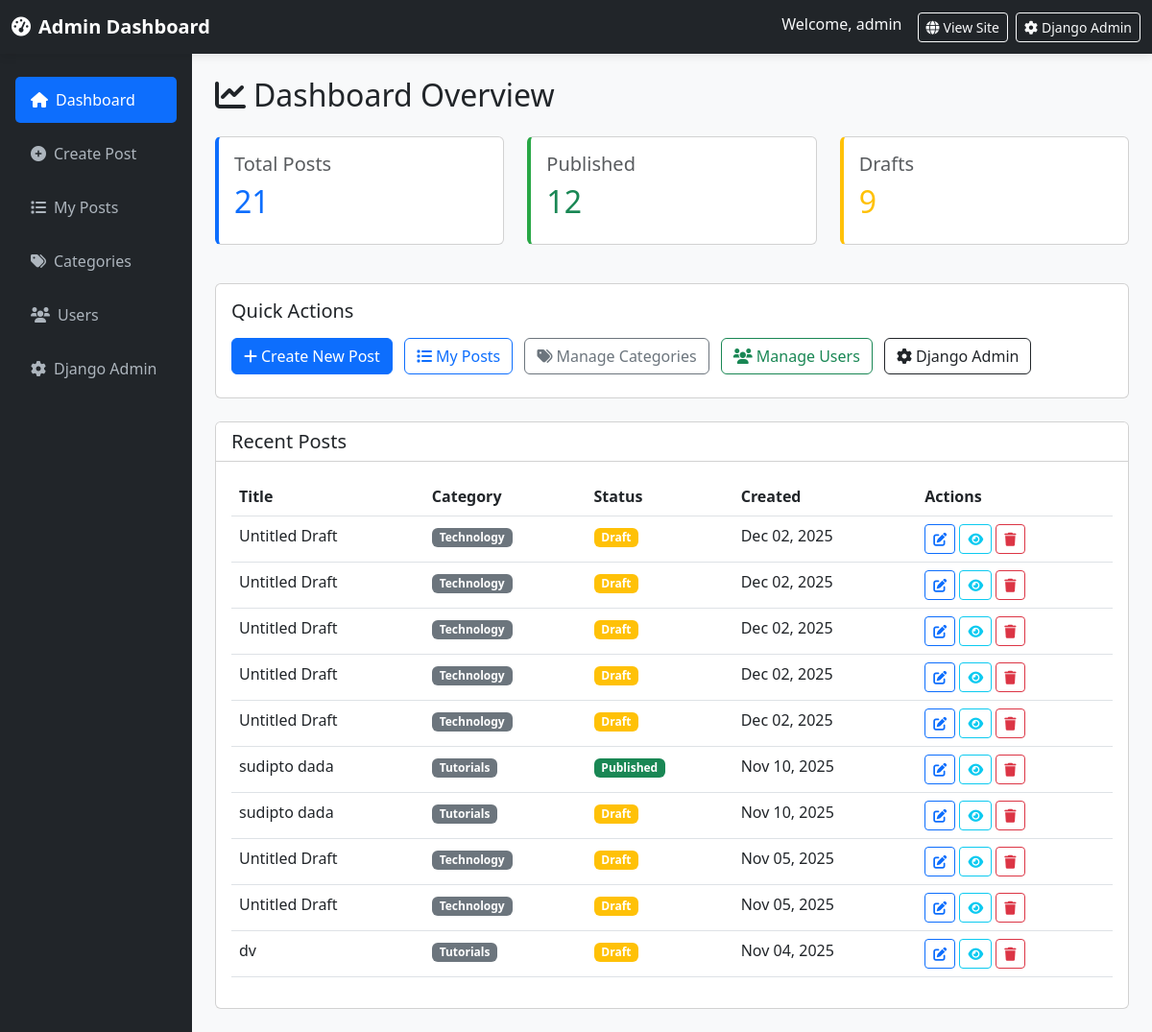
Page /manage/ (signed in) on the earlier database version.
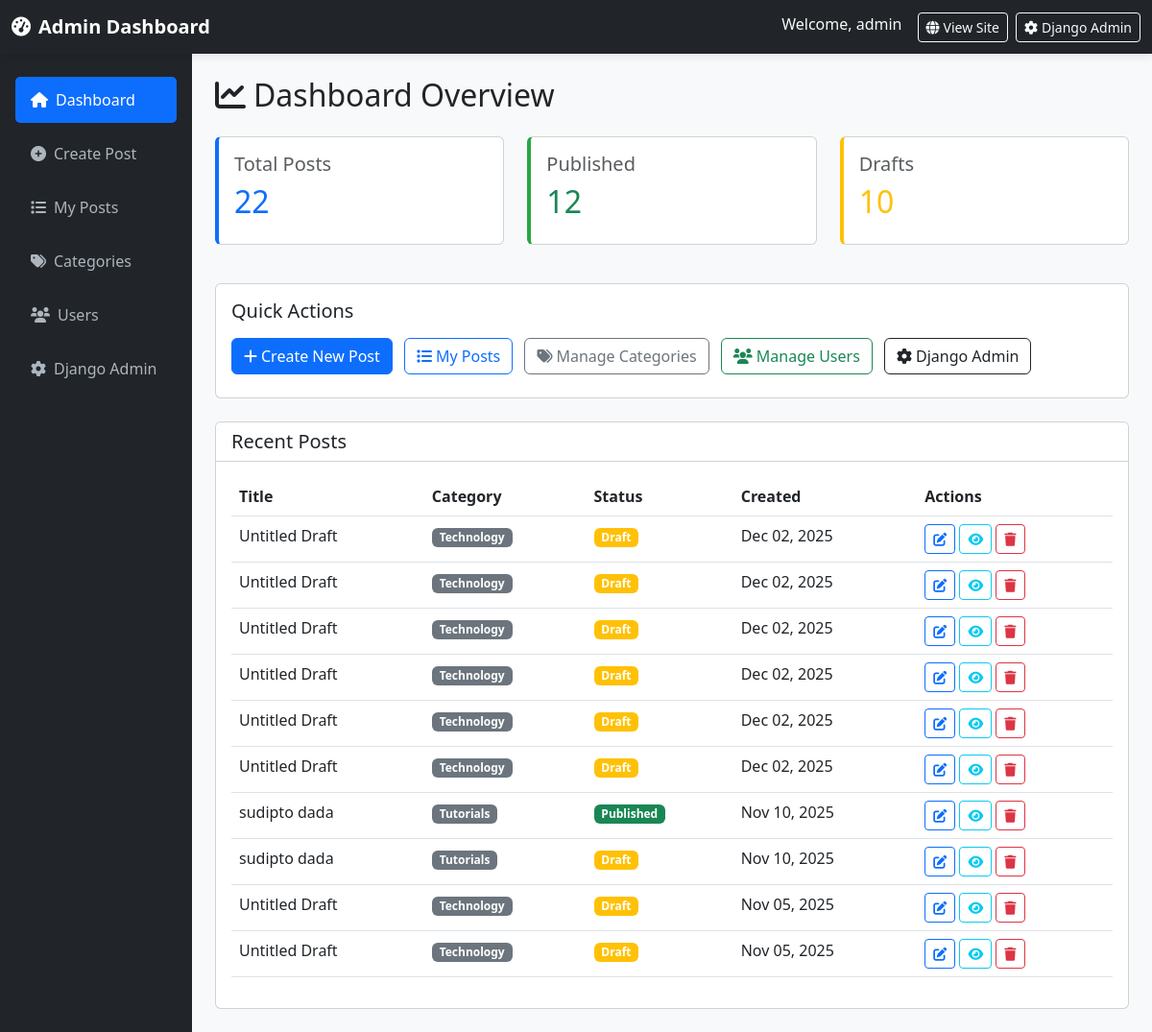
Same page on the later database version.
### blog/models.py (models this page shows, shortened)
class Post(models.Model):
    STATUS_CHOICES = [
        ('draft', 'Draft'),
        ('published', 'Published'),
    ]
    title = models.CharField(max_length=200)
    slug = models.SlugField(unique=True)
    author = models.ForeignKey(User, on_delete=models.CASCADE)
    category = models.ForeignKey(Category, on_delete=models.CASCADE, related_name='posts')
    content = models.TextField(help_text="You can add images, videos, and YouTube links here")
    excerpt = models.TextField(max_length=500, blank=True, help_text="Brief description of the post")
    featured_image = models.ImageField(upload_to='blog_images/', blank=True, null=True)
    youtube_url = models.CharField(max_length=200, blank=True, help_text="YouTube URL (e.g., https://www.youtube.com/watch?v=VIDEO_ID)")
    video_file = models.FileField(upload_to='blog_videos/', blank=True, null=True, help_text="Upload video file")
    status = models.CharField(max_length=10, choices=STATUS_CHOICES, default='draft')
    created_at = models.DateTimeField(auto_now_add=True)
    updated_at = models.DateTimeField(auto_now=True)
    published_at = models.DateTimeField(null=True, blank=True)
    class Meta:
        ordering = ['-created_at']

class Category(models.Model):
    name = models.CharField(max_length=100)
    slug = models.SlugField(unique=True)
    description = models.TextField(blank=True)
    created_at = models.DateTimeField(auto_now_add=True)
    class Meta:
        verbose_name_plural = "Categories"

### blog/views.py (the view)
# urls.py: path('manage/', views.admin_dashboard, name='admin_dashboard'),
@login_required
def admin_dashboard(request):
    if not request.user.is_staff:
        return redirect('post_list')
    if not request.user.is_superuser:
        return redirect('user_dashboard')
    posts = Post.objects.filter(author=request.user).order_by('-created_at')[:10]
    categories = Category.objects.all()
    stats = {
        'total_posts': Post.objects.filter(author=request.user).count(),
        'published_posts': Post.objects.filter(author=request.user, status='published').count(),
        'draft_posts': Post.objects.filter(author=request.user, status='draft').count(),
    }
    context = {
        'posts': posts,
        'categories': categories,
        'stats': stats,
    }
    return render(request, 'blog/admin_dashboard.html', context)

### templates/blog/admin_dashboard.html (shortened to what the changed rows need)
<!DOCTYPE html>
<html lang="en">
<head>
	<link href="https://cdn.jsdelivr.net/npm/bootstrap@5.3.0/dist/css/bootstrap.min.css" rel="stylesheet">
	<link rel="stylesheet" href="https://cdnjs.cloudflare.com/ajax/libs/font-awesome/6.0.0/css/all.min.css">
</head>
<body>
	<div class="container-fluid">
		<div class="row">
			<main class="col-md-9 col-lg-10 px-md-4 py-4">
				{% block content %}
				<h2 class="mb-4"><i class="fas fa-chart-line me-2"></i>Dashboard Overview</h2>
				<div class="row mb-4">
					<div class="col-md-4 mb-3">
						<div class="card stat-card">
							<div class="card-body">
								<h5 class="card-title text-muted">Total Posts</h5>
								<h2 class="text-primary">{{ stats.total_posts }}</h2>
							</div>
						</div>
					</div>
					<div class="col-md-4 mb-3">
						<div class="card stat-card" style="border-left-color: #28a745;">
							<div class="card-body">
								<h2 class="text-success">{{ stats.published_posts }}</h2>
							</div>
						</div>
					</div>
					<div class="col-md-4 mb-3">
						<div class="card stat-card" style="border-left-color: #ffc107;">
							<div class="card-body">
								<h5 class="card-title text-muted">Drafts</h5>
								<h2 class="text-warning">{{ stats.draft_posts }}</h2>
							</div>
						</div>
					</div>
				</div>
				<div class="card">
					<div class="card-body">
						{% if posts %}
							<div class="table-responsive">
								<table class="table table-hover">
									<thead>
										<tr>
											<th>Title</th>
											<th>Category</th>
											<th>Status</th>
											<th>Created</th>
											<th>Actions</th>
										</tr>
									</thead>
									<tbody>
										{% for post in posts %}
										<tr>
											<td>{{ post.title }}</td>
											<td><span class="badge bg-secondary">{{ post.category.name }}</span></td>
											<td>
												{% if post.status == 'published' %}
													<span class="badge bg-success">Published</span>
												{% else %}
													<span class="badge bg-warning">Draft</span>
												{% endif %}
											</td>
											<td>{{ post.created_at|date:"M d, Y" }}</td>
											<td>
												{% if post.slug %}
												<a href="{% url 'admin_edit_post' post.slug %}" class="btn btn-sm btn-outline-primary">
													<i class="fas fa-edit"></i>
												</a>
												<a href="{% url 'post_detail' post.slug %}" target="_blank" class="btn btn-sm btn-outline-info">
													<i class="fas fa-eye"></i>
												</a>
												<a href="{% url 'admin_delete_post' post.slug %}" class="btn btn-sm btn-outline-danger">
													<i class="fas fa-trash"></i>
												</a>
												{% else %}
												<button class="btn btn-sm btn-outline-secondary" disabled title="No slug available">
													<i class="fas fa-exclamation-triangle"></i>
												</button>
												{% endif %}
											</td>
										</tr>
										{% endfor %}
									</tbody>
								</table>
							</div>
						{% else %}
							<p class="text-muted">No posts yet. <a href="{% url 'admin_create_post' %}">Create your first post!</a></p>
						{% endif %}
					</div>
				</div>
				{% endblock %}
			</main>
		</div>
	</div>
</body>
</html>

Differences in the rows shown:
no longer on this page (row unchanged): Post: title "dv", category.name "Tutorials", status "Draft", created_at "Nov 04, 2025", slug "dv" (drawn)
added Post: title "Untitled Draft", category.name "Technology", status "Draft", created_at "Dec 02, 2025", slug "untitled-draft-7" (drawn)
Other differences:
{{ stats.total_posts }}: "21" → "22"
{{ stats.draft_posts }}: "9" → "10"
